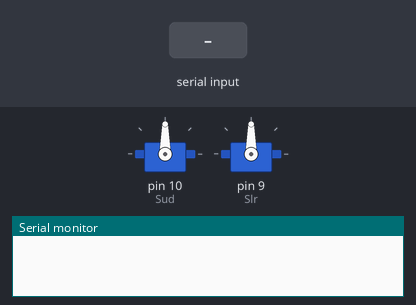
A sketch run on a simulated Arduino Uno, built with avr-gcc and run on an emulated ATmega328P. Shown: 2 × servo, the last lines printed to the serial monitor. The inputs (shaded band) are chosen by the test bench.

Above: at 1.2 s.
1.3 s: "-\n" received over Serial
At 2.0 s:
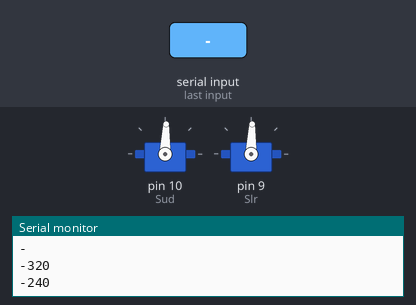
2.8 s: "90,45\n" received over Serial
At 3.3 s:
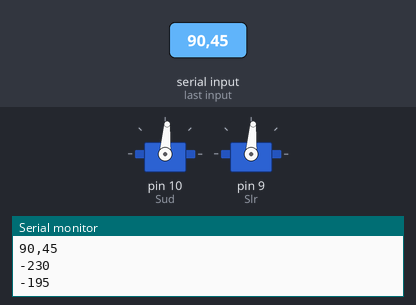
4.3 s: "1,90,45\n" received over Serial
At 5.7 s:
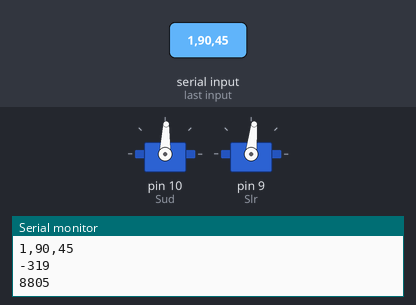
Timing chart, 0 to 7.3 s (numbered marks = the images above; inputs shaded):
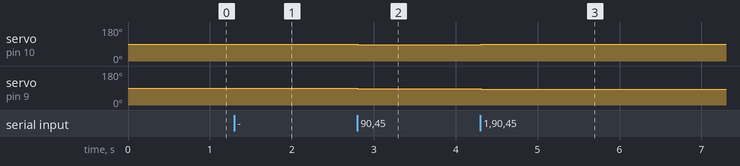

Measured:
- after the input at 1.3 s, servo on pin 10 (Sud), servo on pin 9 (Slr): 90° → 88° at once
- after the input at 2.8 s, servo on pin 10 (Sud), servo on pin 9 (Slr): 88° → 86° at once
- after the input at 4.3 s, servo on pin 10 (Sud): 86° → 88° at once; servo on pin 9 (Slr): 86° → 84° at once

The sketch:

servo_controller.ino
```cpp
#include <Servo.h>
const int max_bound_forx=120,min_bound_forx=50,max_bound_fory=120,min_bound_fory=50,steps=2,accX=15,accY=15;
int posud=90,poslr=90,X,Y;
Servo Sud, Slr;
void setup() {
  Serial.begin(9600);
  Sud.attach(10);
  Slr.attach(9);
}

void loop() {
  int xch=0,dirX=1,dirY=1;
  String x="",y="";
  if(Serial.available() > 0) {
    String sensorReading = Serial.readStringUntil('\n');
    Serial.println(sensorReading);
    for(int i=0;i<=sensorReading.length();i+=1){
      if(isDigit(sensorReading[i])!= true and i!=0){
        xch=1;
      }
      if(sensorReading[i]=='-' and xch!=1 ){
        dirX=-1;
      }
      if(sensorReading[i]=='-' and xch!=0 ){
        dirY=-1;
      }
      if(isDigit(sensorReading[i]) and xch!=1 ){
        x+=sensorReading[i] ;
      }
      if(isDigit(sensorReading[i]) and xch!=0){
        y+=sensorReading[i] ;
      }
    }
    X=x.toInt();
    Y=y.toInt();
    X=X*dirX;
    Y=Y*dirY;
    X = map(X,0,640,-320,320);
    Y = map(Y,0,480,-240,240);
    Serial.println(X);
    Serial.println(Y);
    if (X>=accX and poslr<=max_bound_forx){
      poslr=poslr + steps;
    }
    if (X<=-accX and poslr>=min_bound_forx){
      poslr=poslr - steps;
    }
    if (Y>=accY and posud <=max_bound_fory){
      posud=posud + steps;
    }
    if (Y<=-accY and posud>=min_bound_fory){
      posud=posud - steps;
    }
    Sud.write(posud);
    Slr.write(poslr);
  }
}
```
